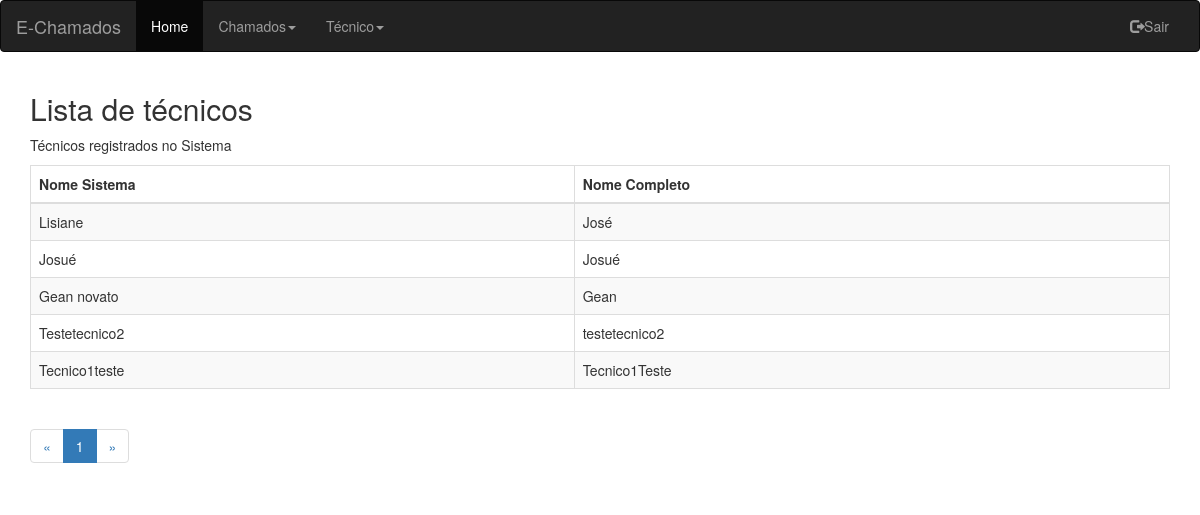
Screenshot of /E-Chamados/Admin/Ver-tecnicos.php (signed in) with the database file from the repository.
### tables this page shows
CREATE TABLE `tecnicos` (
  `nome` varchar(50) NOT NULL,
  `NomeCompleto` varchar(300) NOT NULL,
  `id` int(80) NOT NULL
);

### E-Chamados/Admin/Ver-tecnicos.php (the view, shortened to what this page needs)
<?php
include("conexao.php");
$itens_por_pagina = 12;
$pagina = intval($_GET['pagina']);
$item = $pagina * $itens_por_pagina;
$sql_code = "select * from tecnicos ORDER BY id DESC LIMIT $item, $itens_por_pagina";
$execute = $conn->query($sql_code) or die($conn->error);
$produto = $execute->fetch_assoc();
$num = $execute->num_rows;
$num_total = $conn->query("select * from tecnicos")->num_rows;
$num_paginas = ceil($num_total/$itens_por_pagina);
?>
<!DOCTYPE html>
<html lang="en">
<head>
  <link rel="stylesheet" href="https://maxcdn.bootstrapcdn.com/bootstrap/3.3.7/css/bootstrap.min.css">
</head>
<body>
<nav class="navbar navbar-inverse">
	<div class="container-fluid">
		<div class="navbar-header">
			<a class="navbar-brand" href="#">E-Chamados</a>
		</div>
		<div class="collapse navbar-collapse" id="myNavbar">
			<ul class="nav navbar-nav">
				<li class="active"><a href="Admin-Home.php">Home</a></li>
				<li>
					<a class="dropdown-toggle" data-toggle="dropdown" href="#">Chamados<span class="caret"></span></a>
				</li>
				<li class="dropdown">
					<a class="dropdown-toggle" data-toggle="dropdown" href="#">Técnico<span class="caret"></span></a>
				</li>
			</ul>
			<ul class="nav navbar-nav navbar-right">
				<li><a href="logout.php"><span class="glyphicon glyphicon-log-out"></span>Sair</a></li>
			</ul>
		</div>
	</div>
</nav>
<div class="container">
  <h2>Lista de técnicos</h2>
  <p>Técnicos registrados no Sistema</p>
  <table class="table table-striped table table-bordered">
	<?php if($num > 0){ ?>
		<thead>
		<tr>
		<th>Nome Sistema</th>
		<th>Nome Completo</th>
		</tr>
		</thead>
		<tbody>
		<?php do{ ?>
			<tr>
				<td><?php echo $produto['nome'];?></td>
				<td><?php echo $produto['NomeCompleto'];?></td>
				</tr>
				<?php } while($produto = $execute->fetch_assoc()); ?>
					</tbody>
	</table>
  <nav>
		<ul class="pagination">
			<li>
				<a href="Ver-tecnicos.php?pagina=0" aria-label="Previous">
				<span aria-hidden="true">&laquo;</span>
				</a>
			</li>
			<?php
			for($i=0;$i<$num_paginas;$i++){
				$estilo = "";
				if($pagina == $i)
					$estilo = "class=\"active\"";
				    ?>
						<li <?php echo $estilo; ?> ><a href="Ver-tecnicos.php?pagina=<?php echo $i; ?>"><?php echo $i+1; ?></a></li>
					<?php } ?>
				    <li>
						<a href="Ver-tecnicos.php?pagina=<?php echo $num_paginas-1; ?>" aria-label="Next">
							<span aria-hidden="true">&raquo;</span>
						</a>
				    </li>
		</ul>
	</nav>
  				<?php } ?>
</div>
	<link rel="stylesheet" href="https://maxcdn.bootstrapcdn.com/bootstrap/3.3.7/css/bootstrap.min.css">
</body>
</html>

### rows the page displays
tecnicos: nome "Lisiane", NomeCompleto "José"
tecnicos: nome "Josué", NomeCompleto "Josué"
tecnicos: nome "Gean novato", NomeCompleto "Gean"
tecnicos: nome "Testetecnico2", NomeCompleto "testetecnico2"
tecnicos: nome "Tecnico1teste", NomeCompleto "Tecnico1Teste"
